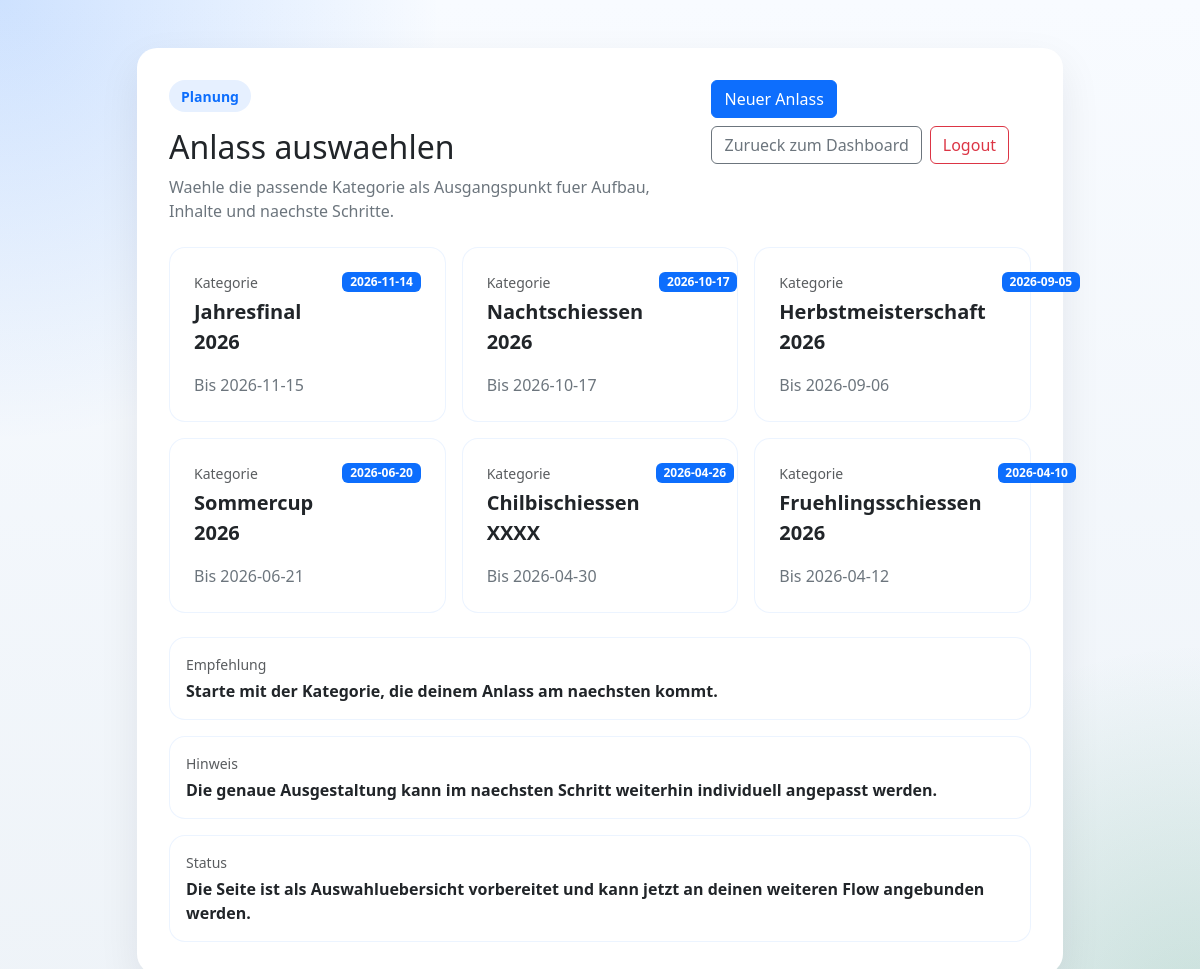
The page /anlass (signed in) on the database its author committed.
### tables this page shows
CREATE TABLE anlass (
    id INT UNSIGNED AUTO_INCREMENT PRIMARY KEY,
    fk_adress_id_creator INT UNSIGNED NULL,
    fk_adress_id_modifier INT UNSIGNED NULL,
    name_anlass VARCHAR(190) NOT NULL,
    shortname_anlass VARCHAR(100) NULL,
    start_anlass DATE NULL,
    end_anlass DATE NULL,
    created_by_user_id INT UNSIGNED NULL,
    created_at TIMESTAMP NOT NULL DEFAULT CURRENT_TIMESTAMP,
    updated_by_user_id INT UNSIGNED NULL,
    updated_at TIMESTAMP NOT NULL DEFAULT CURRENT_TIMESTAMP ON UPDATE CURRENT_TIMESTAMP,
    CONSTRAINT fk_anlass_adress_creator
        FOREIGN KEY (fk_adress_id_creator) REFERENCES adressen(id)
        ON DELETE SET NULL,
    CONSTRAINT fk_anlass_adress_modifier
        FOREIGN KEY (fk_adress_id_modifier) REFERENCES adressen(id)
        ON DELETE SET NULL,
    CONSTRAINT fk_anlass_created_by
        FOREIGN KEY (created_by_user_id) REFERENCES users(id)
        ON DELETE SET NULL,
    CONSTRAINT fk_anlass_updated_by
        FOREIGN KEY (updated_by_user_id) REFERENCES users(id)
        ON DELETE SET NULL
);

### app/Core/View.php (called while the page is built, shortened)
<?php
final class View
{
    public static function render(string $view, array $data = []): void
    {
        self::requireView($view, $data);
    }
    private static function requireView(string $view, array $data = []): void
    {
        $viewFile = dirname(__DIR__) . '/Views/' . $view . '.php';
        extract($data, EXTR_SKIP);
        require $viewFile;
    }
}

### app/Core/Controller.php (called while the page is built, shortened)
<?php
abstract class Controller
{
    protected function render(string $view, array $data = []): void
    {
        View::render($view, $data);
    }
}

### app/Controllers/AnlassController.php (called while the page is built, shortened)
<?php
final class AnlassController extends Controller
{
    public function index(): void
    {
        $user = $this->authService->requireUser();
        $anlass = $this->anlassService->getAnlass();
        $this->render('anlass/index', [
            'user' => $user,
            'anlass' => $anlass,
        ]);
    }
}

### public/index.php (called while the page is built, shortened)
<?php
$authController = new AuthController(app_auth());
$clientApiController = new ClientApiController(
    app_auth(),
    app_api_token_service(),
    app_client_api_service(),
    new App\Models\User()
);
$anlassController = new AnlassController(app_auth(), app_anlass_service(), new App\Models\Gaben(), new App\Models\Stich(), new App\Models\Auszeichnungslimitten(), app_ranglisten_service(), app_kassen_service());
$adressenController = new AdressenController(app_auth(), app_anlass_service(), new App\Models\Adressen(), new App\Models\Plz());
$loesenController = new LoesenController(app_auth(), app_anlass_service(), new App\Models\Adressen(), new App\Models\Standblatt(), new App\Models\Stich(), new App\Models\Gaben());
$abrechnenController = new AbrechnenController(app_auth(), app_anlass_service(), new App\Models\Adressen(), new App\Models\Standblatt(), new App\Models\Gaben(), app_abrechnungs_service());
$dashboardController = new DashboardController(app_auth());
$homeController = new HomeController(app_auth());
$router = new Router();
$router->get('/', [$homeController, 'index']);
$router->get('/login', [$authController, 'showLogin']);
$router->post('/login', [$authController, 'login']);
$router->get('/logout', [$authController, 'logout']);
$router->get('/dashboard', [$dashboardController, 'index']);
$router->get('/anlass', [$anlassController, 'index']);
$router->get('/anlass/neu', [$anlassController, 'create']);
$router->post('/anlass/neu', [$anlassController, 'store']);
$router->get('/anlass/{id}/bearbeiten', [$anlassController, 'edit']);
$router->post('/anlass/{id}/bearbeiten', [$anlassController, 'update']);
$router->get('/anlass/{id}/konfiguration', [$anlassController, 'konfiguration']);
$router->post('/anlass/{id}/konfiguration/gaben', [$anlassController, 'storeGabe']);
$router->post('/anlass/{id}/konfiguration/gaben/{gabeId}', [$anlassController, 'updateGabe']);
$router->post('/anlass/{id}/konfiguration/gaben/{gabeId}/loeschen', [$anlassController, 'deleteGabe']);
$router->post('/anlass/{id}/konfiguration/gaben-regeln', [$anlassController, 'storeRegel']);
$router->post('/anlass/{id}/konfiguration/gaben-regeln/{regelId}/loeschen', [$anlassController, 'deleteRegel']);
$router->get('/anlass/{id}/abschliessen', [$anlassController, 'abschliessen']);
$router->get('/anlass/{id}/kasse', [$anlassController, 'kasse']);
$router->get('/anlass/{id}/schuetzen', [$adressenController, 'index']);
$router->get('/anlass/{id}/schuetzen/neu', [$adressenController, 'index']);
$router->post('/anlass/{id}/schuetzen/neu', [$adressenController, 'store']);
$router->get('/anlass/{id}/loesen', [$loesenController, 'open']);
$router->get('/anlass/{id}/loesen/neu', [$loesenController, 'create']);
$router->post('/anlass/{id}/loesen/neu', [$loesenController, 'store']);
$router->get('/anlass/{id}/loesen/{standblattId}/abrechnen', [$abrechnenController, 'show']);
$router->post('/anlass/{id}/loesen/{standblattId}/abrechnen', [$abrechnenController, 'speichern']);
$router->get('/anlass/{id}/loesen/{standblattId}/abrechnen/druck', [$abrechnenController, 'druck']);
$router->get('/anlass/{id}/loesen/{standblattId}/druck', [$loesenController, 'druck']);
$router->get('/anlass/{id}/loesen/{standblattId}', [$loesenController, 'show']);
$router->post('/anlass/{id}/loesen/{standblattId}', [$loesenController, 'update']);
$router->get('/anlass/{id}', [$anlassController, 'show']);
$router->post('/api/login', [$clientApiController, 'login']);
$router->get('/api/anlaesse', [$clientApiController, 'anlaesse']);
$router->get('/api/anlaesse/{id}/shooters', [$clientApiController, 'shooters']);
$router->get('/api/anlaesse/{id}/shooters/new', [$clientApiController, 'newShooters']);
$router->post('/api/anlaesse/{id}/shots/import', [$clientApiController, 'importShots']);
$router->get('/index.php', static function (): never {
    Response::redirect('/');
});
$router->get('/login.php', static function (): never {
    Response::redirect('/login');
});
$router->post('/auth/login_process.php', [$authController, 'login']);
$router->get('/auth/login_process.php', static function (): never {
    Response::redirect('/login');
});
$router->get('/dashboard.php', static function (): never {
    Response::redirect('/dashboard');
});
$router->get('/logout.php', static function (): never {
    Response::redirect('/logout');
});
$router->get('/auth/require_login.php', static function (): never {
    Response::redirect('/dashboard');
});
$router->dispatch($_SERVER['REQUEST_METHOD'] ?? 'GET', $_SERVER['REQUEST_URI'] ?? '/');

### app/Core/Url.php (called while the page is built, shortened)
<?php
final class Url
{
    public static function app(string $path = ''): string
    {
        $basePath = rtrim(APP_BASE_PATH, '/');
        $path = '/' . ltrim($path, '/');
        return $basePath . $path;
    }
}

### app/Core/Database.php (called while the page is built, shortened)
<?php
final class Database
{
    public static function connection(): PDO
    {
        static $pdo = null;
        if ($pdo instanceof PDO) {
            return $pdo;
        }
        $dsn = sprintf(
            'mysql:host=%s;dbname=%s;charset=%s',
            DB_HOST,
            DB_NAME,
            DB_CHARSET
        );
        $pdo = new PDO($dsn, DB_USER, DB_PASS, [
            PDO::ATTR_ERRMODE => PDO::ERRMODE_EXCEPTION,
            PDO::ATTR_DEFAULT_FETCH_MODE => PDO::FETCH_ASSOC,
            PDO::ATTR_EMULATE_PREPARES => false,
        ]);
        return $pdo;
    }
}

### app/Models/Anlass.php (called while the page is built, shortened)
<?php
final class Anlass
{
    public function getAll(): array
    {
        $statement = Database::connection()->prepare(
            'SELECT id, fk_adress_id_creator, fk_adress_id_modifier, name_anlass, shortname_anlass,
                    start_anlass, end_anlass, created_by_user_id, created_at, updated_by_user_id, updated_at
             FROM anlass
             ORDER BY start_anlass DESC, id DESC'
        );
        $statement->execute();
        return $statement->fetchAll();
    }
}

### app/Services/AnlassService.php (called while the page is built, shortened)
<?php
final class AnlassService
{
    public function getAnlass(): array
    {
        return $this->anlassModel->getAll();
    }
}

### app/Views/anlass/index.php (the view, shortened to what this page needs)
<!DOCTYPE html>
<html lang="de">
<head>
</head>
<body class="app-shell">
    <main class="container py-5">
        <div class="row justify-content-center">
            <div class="col-12 col-xl-10">
                <div class="card dashboard-card">
                    <div class="card-body">
                        <div class="d-flex flex-column flex-md-row justify-content-between align-items-md-start gap-3 mb-4">
                            <div>
                                <div class="brand-badge mb-3">Planung</div>
                                <h1 class="h2 mb-2">Anlass auswaehlen</h1>
                                <p class="muted-copy mb-0">
                                    Waehle die passende Kategorie als Ausgangspunkt fuer Aufbau, Inhalte und naechste Schritte.
                                </p>
                            </div>
                            <div class="d-flex flex-wrap gap-2">
                                <a href="<?= htmlspecialchars(Url::app('/anlass/neu')) ?>" class="btn btn-primary">
                                    Neuer Anlass
                                </a>
                                <a href="<?= htmlspecialchars(Url::app('/dashboard')) ?>" class="btn btn-outline-secondary">
                                    Zurueck zum Dashboard
                                </a>
                                <a href="<?= htmlspecialchars(Url::app('/logout')) ?>" class="btn btn-outline-danger">
                                    Logout
                                </a>
                            </div>
                        </div>
                        <div class="row g-3 mb-4">
                            <?php foreach ($anlass as $eintrag): ?>
                                <div class="col-12 col-md-6 col-xl-4">
                                    <a
                                        href="<?= htmlspecialchars(Url::app('/anlass/' . (int) $eintrag['id'])) ?>"
                                        class="anlass-card list-group-item h-100 p-4 bg-white rounded-4 text-decoration-none text-body"
                                    >
                                        <div class="d-flex justify-content-between align-items-start gap-3 mb-3">
                                            <div>
                                                <div class="small text-body-secondary mb-1">Kategorie</div>
                                                <div class="fw-semibold fs-5">
                                                    <?= htmlspecialchars((string) $eintrag['name_anlass']) ?>
                                                </div>
                                            </div>
                                            <?php if (!empty($eintrag['start_anlass'])): ?>
                                                <span class="badge text-bg-primary">
                                                    <?= htmlspecialchars((string) $eintrag['start_anlass']) ?>
                                                </span>
                                            <?php endif; ?>
                                        </div>
                                        <p class="muted-copy mb-0">
                                            <?php if (!empty($eintrag['end_anlass'])): ?>
                                                Bis <?= htmlspecialchars((string) $eintrag['end_anlass']) ?>
                                            <?php else: ?>
                                                Kein Enddatum hinterlegt.
                                            <?php endif; ?>
                                        </p>
                                    </a>
                                </div>
                            <?php endforeach; ?>
                        </div>
                        <div class="dashboard-meta">
                            <div class="list-group">
                                <div class="list-group-item p-3">
                                    <div class="small text-body-secondary mb-1">Empfehlung</div>
                                    <div class="fw-semibold">Starte mit der Kategorie, die deinem Anlass am naechsten kommt.</div>
                                </div>
                                <div class="list-group-item p-3 mt-3">
                                    <div class="small text-body-secondary mb-1">Hinweis</div>
                                    <div class="fw-semibold">Die genaue Ausgestaltung kann im naechsten Schritt weiterhin individuell angepasst werden.</div>
                                </div>
                                <div class="list-group-item p-3 mt-3">
                                    <div class="small text-body-secondary mb-1">Status</div>
                                    <div class="fw-semibold">Die Seite ist als Auswahluebersicht vorbereitet und kann jetzt an deinen weiteren Flow angebunden werden.</div>
                                </div>
                            </div>
                        </div>
                    </div>
                </div>
            </div>
        </div>
    </main>
</body>
</html>

### app/Core/Router.php (shortened to what this page needs)
<?php
final class Router
{
    private array $routes = [];
    public function dispatch(string $method, string $uri): void
    {
        $path = $this->normalizePath($uri);
        foreach ($this->routes[$method] ?? [] as $route) {
            if (!preg_match($route['pattern'], $path, $matches)) {
                continue;
            }
            $params = [];
            $route['handler']($params);
            return;
        }
    }
    private function map(string $method, string $path, callable $handler): void
    {
        $normalizedPath = $this->normalizePath($path);
        $quotedPath = preg_quote($normalizedPath, '#');
        $pattern = preg_replace_callback(
            '/\\\\\{([a-zA-Z_][a-zA-Z0-9_]*)\\\\\}/',
            static fn (array $matches): string => '(?P<' . $matches[1] . '>[^/]+)',
            $quotedPath
        );
        $this->routes[$method][] = [
            'path' => $normalizedPath,
            'pattern' => '#^' . $pattern . '$#',
            'handler' => $handler,
        ];
    }
    private function normalizePath(string $path): string
    {
        $path = parse_url($path, PHP_URL_PATH) ?: '/';
        if ($path !== '/') {
            $path = rtrim($path, '/');
        }
        return $path === '' ? '/' : $path;
    }
}

### public/assets/css/app.css (style rules this page uses)
body.app-shell { min-height: 100vh; background: radial-gradient(circle at top left, rgba(13, 110, 253, 0.18), transparent 28%), radial-gradient(circle at bottom right, rgba(25, 135, 84, 0.18), transparent 24%), linear-gradient(180deg, #f8fbff 0%, #eef3f8 100%); }
.auth-card, .dashboard-card { border: 0; border-radius: 1.25rem; box-shadow: 0 1rem 2.5rem rgba(15, 23, 42, 0.08); }
.auth-card .card-body, .dashboard-card .card-body { padding: 2rem; }
.brand-badge { display: inline-flex; align-items: center; gap: 0.5rem; padding: 0.35rem 0.75rem; border-radius: 999px; background: rgba(13, 110, 253, 0.1); color: #0d6efd; font-size: 0.875rem; font-weight: 600; }
.muted-copy { color: #6c757d; }
.dashboard-meta { display: grid; gap: 1rem; }
.dashboard-meta .list-group-item { border-radius: 1rem; border: 1px solid rgba(13, 110, 253, 0.08); }
.anlass-card { border: 1px solid rgba(13, 110, 253, 0.08); transition: border-color 0.15s ease, box-shadow 0.15s ease, transform 0.15s ease; }

### rows shown on the page
anlass: name_anlass "Jahresfinal 2026", start_anlass "2026-11-14", end_anlass "2026-11-15"
anlass: name_anlass "Nachtschiessen 2026", start_anlass "2026-10-17", end_anlass "2026-10-17"
anlass: name_anlass "Herbstmeisterschaft 2026", start_anlass "2026-09-05", end_anlass "2026-09-06"
anlass: name_anlass "Sommercup 2026", start_anlass "2026-06-20", end_anlass "2026-06-21"
anlass: name_anlass "Chilbischiessen XXXX", start_anlass "2026-04-26", end_anlass "2026-04-30"
anlass: name_anlass "Fruehlingsschiessen 2026", start_anlass "2026-04-10", end_anlass "2026-04-12"
